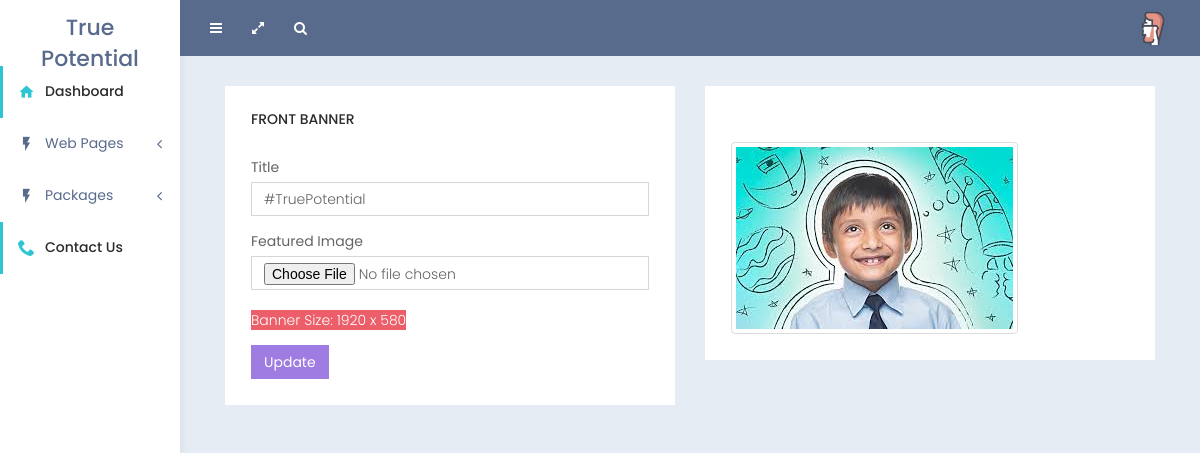
The page /admin/banner.php (signed in) on the database its author committed.
### tables this page shows
CREATE TABLE `banner` (
  `sno` int(11) NOT NULL,
  `image` varchar(1500) NOT NULL,
  `title` varchar(1500) NOT NULL
);

### admin/banner.php (the view, shortened to what this page needs)
<?php
include_once 'db/db.php';
    $result=mysqli_query($con,"select * from banner where sno=1");
    while($row=mysqli_fetch_array($result))
    {
     $image=$row['image'];
     $title= htmlspecialchars_decode($row['title']);
     }
?>
<!DOCTYPE html>
<html lang="en">
<head>
        <link href="assets/plugins/bootstrap/css/bootstrap.min.css" rel="stylesheet">
        <link href="assets/plugins/font-awesome/css/font-awesome.min.css" rel="stylesheet">
        <link href="assets/plugins/icomoon/style.css" rel="stylesheet">
        <link href="assets/plugins/waves/waves.min.css" rel="stylesheet">
        <link href="assets/plugins/uniform/css/default.css" rel="stylesheet">
        <link href="assets/css/metrotheme.min.css" rel="stylesheet">
        <link href="assets/css/custom.css" rel="stylesheet">
    </head>
    <body>
        <div class="page-container">
            <?php
            include 'include/side-nav.php';
            ?>
            <div class="page-content">
                <div class="page-header">
                    <nav class="navbar navbar-default">
                        <div class="container-fluid">
                            <div class="collapse navbar-collapse" id="bs-example-navbar-collapse-1">
                                <ul class="nav navbar-nav">
                                    <li class="collapsed-sidebar-toggle-inv"><a href="javascript:void(0)" id="collapsed-sidebar-toggle-button"><i class="fa fa-bars"></i></a></li>
                                    <li><a href="javascript:void(0)" id="toggle-fullscreen"><i class="fa fa-expand"></i></a></li>
                                    <li><a href="javascript:void(0)" id="search-button"><i class="fa fa-search"></i></a></li>
                                </ul>
                                <ul class="nav navbar-nav navbar-right">
                                    <li class="dropdown">
                                        <a href="#" class="dropdown-toggle" data-toggle="dropdown" role="button" aria-haspopup="true" aria-expanded="false"><img src="assets/images/avatars/avatar1.png" alt="" class="img-circle"></a>
                                    </li>
                                </ul>
                            </div>
                        </div>
                    </nav>
                </div>
                <div class="page-inner no-page-title">
                    <div id="main-wrapper">
                        <div class="row">
                            <div class="col-md-12">
                                <div class="col-md-6">
                                 <div class="panel panel-white">
                                <div class="panel-heading clearfix">
                                    <h4 class="panel-title">Front Banner </h4>
                                </div>
                                <div class="panel-body basic-form-panel">
                                    <form method="POST" action="#" enctype="multipart/form-data">
                                  <div class="form-group">
                                    <label for="exampleInputEmail1">Title</label>
                                    <input type="text" class="form-control" value="<?php echo $title;?>" placeholder="Title" name="title">
                                  </div>
                                  <div class="form-group">
                                    <label for="exampleInputPassword1">Featured Image</label>
                                    <input type="file" class="form-control"  placeholder="file" name="image">
                                    <br/>
                                    <span class="btn-danger" >Banner Size: 1920 x 580 </span>
                                  </div>
                                  <button type="submit" name="submit" class="btn btn-primary">Update</button>
                                </form>
                                </div>
                              </div>
                           </div>
                        <div class="col-md-6">
                            <div class="panel panel-white">
                                <div class="panel-heading clearfix">
                                    <h4 class="panel-title"> </h4>
                                </div>
                                <div class="panel-body basic-form-panel">
                                    <img src="<?php echo $image;?>" class="img-thumbnail">
                                </div>
                            </div>
                        </div>
                            </div>
                        </div>
                    </div>
                </div>
            </div>
        </div>
    </body>
</html>

### rows shown on the page
banner: title "#TruePotential", image (picture)
